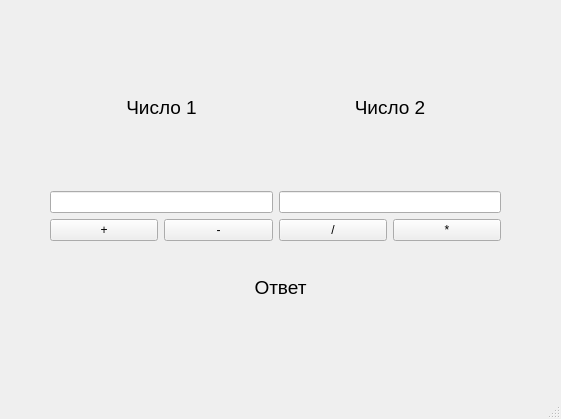
<?xml version="1.0" encoding="UTF-8"?>
<ui version="4.0">
 <class>MainWindow</class>
 <widget class="QMainWindow" name="MainWindow">
  <property name="geometry">
   <rect>
    <x>0</x>
    <y>0</y>
    <width>561</width>
    <height>419</height>
   </rect>
  </property>
  <property name="windowTitle">
   <string>MainWindow</string>
  </property>
  <widget class="QWidget" name="centralwidget">
   <widget class="QWidget" name="gridLayoutWidget">
    <property name="geometry">
     <rect>
      <x>50</x>
      <y>30</y>
      <width>451</width>
      <height>211</height>
     </rect>
    </property>
    <layout class="QGridLayout" name="gridLayout">
     <item row="1" column="3" colspan="2">
      <widget class="QLineEdit" name="ch2"/>
     </item>
     <item row="2" column="1">
      <widget class="QPushButton" name="pushButton_2">
       <property name="text">
        <string>-</string>
       </property>
      </widget>
     </item>
     <item row="0" column="0" colspan="2">
      <widget class="QLabel" name="label">
       <property name="font">
        <font>
         <pointsize>14</pointsize>
        </font>
       </property>
       <property name="text">
        <string>Число 1</string>
       </property>
       <property name="alignment">
        <set>Qt::AlignCenter</set>
       </property>
      </widget>
     </item>
     <item row="2" column="3">
      <widget class="QPushButton" name="pushButton_3">
       <property name="text">
        <string>/</string>
       </property>
      </widget>
     </item>
     <item row="2" column="0">
      <widget class="QPushButton" name="pushButton">
       <property name="text">
        <string>+</string>
       </property>
      </widget>
     </item>
     <item row="0" column="3" colspan="2">
      <widget class="QLabel" name="label_2">
       <property name="font">
        <font>
         <pointsize>14</pointsize>
        </font>
       </property>
       <property name="text">
        <string>Число 2</string>
       </property>
       <property name="alignment">
        <set>Qt::AlignCenter</set>
       </property>
      </widget>
     </item>
     <item row="1" column="0" colspan="2">
      <widget class="QLineEdit" name="ch1"/>
     </item>
     <item row="2" column="4">
      <widget class="QPushButton" name="pushButton_4">
       <property name="text">
        <string>*</string>
       </property>
      </widget>
     </item>
    </layout>
   </widget>
   <widget class="QLabel" name="result">
    <property name="geometry">
     <rect>
      <x>170</x>
      <y>250</y>
      <width>221</width>
      <height>74</height>
     </rect>
    </property>
    <property name="font">
     <font>
      <pointsize>14</pointsize>
     </font>
    </property>
    <property name="text">
     <string>Ответ</string>
    </property>
    <property name="alignment">
     <set>Qt::AlignCenter</set>
    </property>
   </widget>
  </widget>
  <widget class="QMenuBar" name="menubar">
   <property name="geometry">
    <rect>
     <x>0</x>
     <y>0</y>
     <width>561</width>
     <height>21</height>
    </rect>
   </property>
  </widget>
  <widget class="QStatusBar" name="statusbar"/>
 </widget>
 <resources/>
 <connections/>
</ui>
